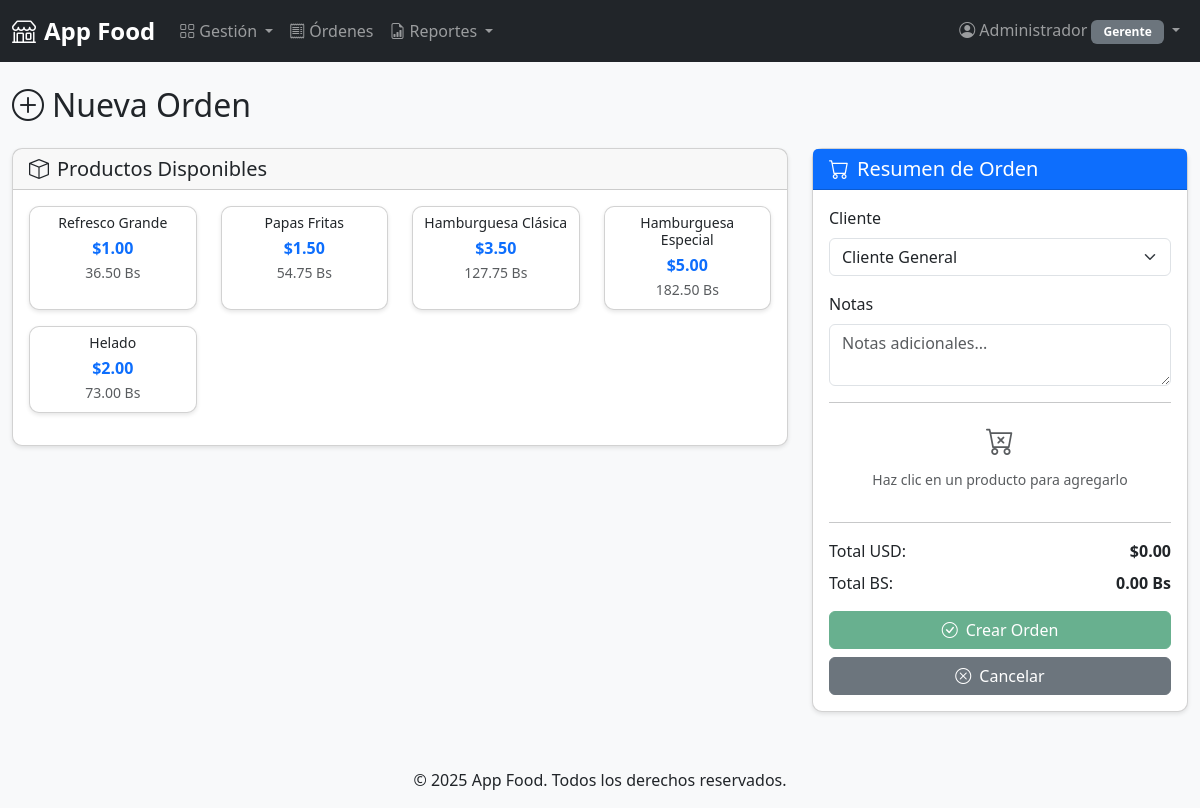
The page /views/ordenes/crear.php (signed in) on the database its author committed.
### tables this page shows
CREATE TABLE productos (
    id INT AUTO_INCREMENT PRIMARY KEY,
    nombre VARCHAR(100) NOT NULL,
    descripcion TEXT,
    precio_usd DECIMAL(10,2) NOT NULL,
    precio_bs DECIMAL(15,2) NOT NULL,
    categoria_id INT,
    imagen VARCHAR(255),
    disponible TINYINT(1) DEFAULT 1,
    fecha_creacion TIMESTAMP DEFAULT CURRENT_TIMESTAMP,
    FOREIGN KEY (categoria_id) REFERENCES categorias(id) ON DELETE SET NULL,
    INDEX idx_categoria (categoria_id),
    INDEX idx_disponible (disponible)
);

### models/producto.php (called while the page is built, shortened)
<?php
class Producto {
    private $conn;
    private $table = 'productos';
    public function __construct($db) {
        $this->conn = $db;
    }
    public function getAll($disponible_only = false) {
        $query = "SELECT p.*, c.nombre as categoria_nombre
                  FROM " . $this->table . " p
                  LEFT JOIN categorias c ON p.categoria_id = c.id";
        if ($disponible_only) {
            $query .= " WHERE p.disponible = 1";
        }
        $query .= " ORDER BY c.nombre, p.nombre";
        $stmt = $this->conn->prepare($query);
        $stmt->execute();
        return $stmt->fetchAll();
    }
}
?>

### config/config.php (called while the page is built, shortened)
<?php
function formatCurrency($amount, $currency = 'USD') {
    if ($currency === 'USD') {
        return '$' . number_format((float)$amount, 2);
    }
    return number_format((float)$amount, 2) . ' Bs';
}
?>

### views/ordenes/crear.php (the view, shortened to what this page needs)
<?php
require_once __DIR__ . '/../../config/config.php';
require_once __DIR__ . '/../../models/Producto.php';
$database = new Database();
$db = $database->getConnection();
$producto = new Producto($db);
$productos = $producto->getAll(true);
include __DIR__ . '/../../include/header.php';
?>
<div class="container-fluid mt-4">
    <div class="row mb-3">
        <div class="col-12">
            <h2><i class="bi bi-plus-circle me-2"></i>Nueva Orden</h2>
        </div>
    </div>
    <form method="POST" action="" id="formOrden">
        <div class="row">
            <div class="col-12 col-lg-8">
                <div class="card mb-3">
                    <div class="card-header">
                        <h5 class="mb-0"><i class="bi bi-box me-2"></i>Productos Disponibles</h5>
                    </div>
                    <div class="card-body">
                        <div class="row" id="productos-grid">
                            <?php if (!empty($productos)): ?>
                                <?php foreach ($productos as $prod): ?>
                                    <div class="col-6 col-md-4 col-lg-3 mb-3">
                                        <div class="card h-100 producto-card"
                                             data-id="<?php echo $prod['id']; ?>"
                                             data-nombre="<?php echo htmlspecialchars($prod['nombre']); ?>"
                                             data-precio-usd="<?php echo $prod['precio_usd']; ?>"
                                             data-precio-bs="<?php echo $prod['precio_bs']; ?>"
                                             style="cursor: pointer;">
                                            <div class="card-body p-2 text-center">
                                                <h6 class="card-title small mb-1"><?php echo htmlspecialchars($prod['nombre']); ?></h6>
                                                <p class="mb-0">
                                                    <strong class="text-primary"><?php echo formatCurrency($prod['precio_usd'], 'USD'); ?></strong>
                                                </p>
                                                <small class="text-muted"><?php echo formatCurrency($prod['precio_bs'], 'BS'); ?></small>
                                            </div>
                                        </div>
                                    </div>
                                <?php endforeach; ?>
                            <?php else: ?>
                                <div class="col-12">
                                    <p class="text-muted text-center">No hay productos disponibles</p>
                                </div>
                            <?php endif; ?>
                        </div>
                    </div>
                </div>
            </div>
            <div class="col-12 col-lg-4">
                <div class="card mb-3 sticky-top" style="top: 20px;">
                    <div class="card-header bg-primary text-white">
                        <h5 class="mb-0"><i class="bi bi-cart me-2"></i>Resumen de Orden</h5>
                    </div>
                    <div class="card-body">
                        <div class="mb-3">
                            <label class="form-label">Cliente</label>
                            <select class="form-select" name="cliente_id">
                                <option value="">Cliente General</option>
                            </select>
                        </div>
                        <div class="mb-3">
                            <label class="form-label">Notas</label>
                            <textarea class="form-control" name="notas" rows="2" placeholder="Notas adicionales..."></textarea>
                        </div>
                        <hr>
                        <div id="carrito-items" class="mb-3" style="max-height: 300px; overflow-y: auto;">
                            <p class="text-muted text-center small">
                                <i class="bi bi-cart-x fs-3 d-block mb-2"></i>
                                Haz clic en un producto para agregarlo
                            </p>
                        </div>
                        <hr>
                        <div class="d-flex justify-content-between mb-2">
                            <span>Total USD:</span>
                            <strong id="total_usd">$0.00</strong>
                        </div>
                        <div class="d-flex justify-content-between mb-3">
                            <span>Total BS:</span>
                            <strong id="total_bs">0.00 Bs</strong>
                        </div>
                        <button type="submit" class="btn btn-success w-100" id="btn-crear-orden" disabled>
                            <i class="bi bi-check-circle me-2"></i>Crear Orden
                        </button>
                        <a href="index.php" class="btn btn-secondary w-100 mt-2">
                            <i class="bi bi-x-circle me-2"></i>Cancelar
                        </a>
                    </div>
                </div>
            </div>
        </div>
    </form>
</div>
<?php include __DIR__ . '/../../include/footer.php'; ?>

### assets/css/style.css (style rules this page uses)
body { min-height: 100vh; display: flex; flex-direction: column; background-color: #f8f9fa; }
.container-fluid { flex: 1; }
.card { border-radius: 10px; box-shadow: 0 2px 4px rgba(0,0,0,0.1); transition: transform 0.2s, box-shadow 0.2s; }
.btn { border-radius: 6px; transition: all 0.3s; }

### rows shown on the page
productos: nombre "Refresco Grande", precio_usd "$1.00", precio_bs "36.50 Bs"
productos: nombre "Papas Fritas", precio_usd "$1.50", precio_bs "54.75 Bs"
productos: nombre "Hamburguesa Clásica", precio_usd "$3.50", precio_bs "127.75 Bs"
productos: nombre "Hamburguesa Especial", precio_usd "$5.00", precio_bs "182.50 Bs"
productos: nombre "Helado", precio_usd "$2.00", precio_bs "73.00 Bs"

### other values the page prints
APP_NAME "App Food"
$_SESSION['user_nombre'] "Administrador"
$_SESSION['user_rol'] "Gerente"
